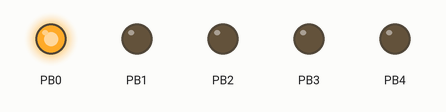
The sketch below on a simulated ATtiny85, built with avr-gcc and run on an emulated ATtiny85. On the bench: output pins drawn as LEDs (lit = HIGH).

Above: at 0.1 s.
At 8.1 s:
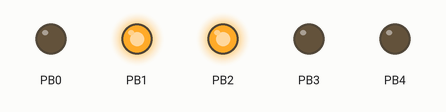
At 15.1 s:
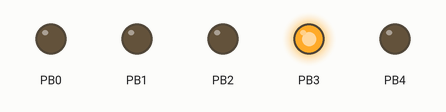
At 21.1 s:
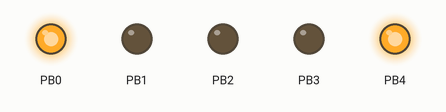
At 27.1 s:
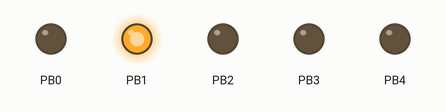
At 39.1 s:
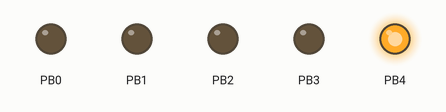
Timing chart, 0 to 40.0 s (numbered marks = the images above):
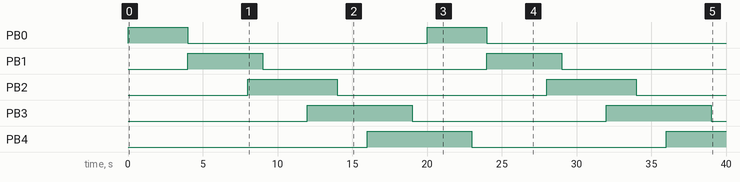

Measured:
- by itself, PB0: alternates HIGH for 4.0 s and LOW for 16.0 s
- by itself, PB1: alternates HIGH for 5.0 s and LOW for 15.0 s
- by itself, PB2: alternates HIGH for 6.0 s and LOW for 14.0 s
- by itself, PB3: alternates HIGH for 7.0 s and LOW for 13.0 s
- by itself, PB4: LOW → HIGH at 16.0 s, → LOW 7.0 s later, → HIGH 13.0 s later

The sketch:

Charlieplex.ino
```cpp
void setup() {
  // initialize the digital pin as an output.


}

// the loop routine runs over and over again forever:
void loop() {
  LEDon(0, 1);
  delay(1000);
  LEDon(0, 2);
  delay(1000);
  LEDon(0, 3);
  delay(1000);
  LEDon(0, 4);
  delay(1000);
  LEDon(1, 0);
  delay(1000);
  LEDon(1, 2);
  delay(1000);
  LEDon(1, 3);
  delay(1000);
  LEDon(1, 4);
  delay(1000);
  LEDon(2, 0);
  delay(1000);
  LEDon(2, 1);
  delay(1000);
  LEDon(2, 3);
  delay(1000);
  LEDon(2, 4);
  delay(1000);
  LEDon(3, 0);
  delay(1000);
  LEDon(3, 1);
  delay(1000);
  LEDon(3, 2);
  delay(1000);
  LEDon(3, 4);
  delay(1000);
  LEDon(4, 0);
  delay(1000);
  LEDon(4, 1);
  delay(1000);
  LEDon(4, 2);
  delay(1000);
  LEDon(4, 3);
  delay(1000);
}

void LEDon(int vin, int gnd) {
  pinMode(0, INPUT);
  pinMode(1, INPUT);
  pinMode(2, INPUT);
  pinMode(3, INPUT);
  pinMode(4, INPUT);
  pinMode(5, INPUT);

  pinMode(vin, OUTPUT);
  pinMode(gnd, OUTPUT);
  digitalWrite(vin, HIGH);
  digitalWrite(gnd, LOW);
}
```
